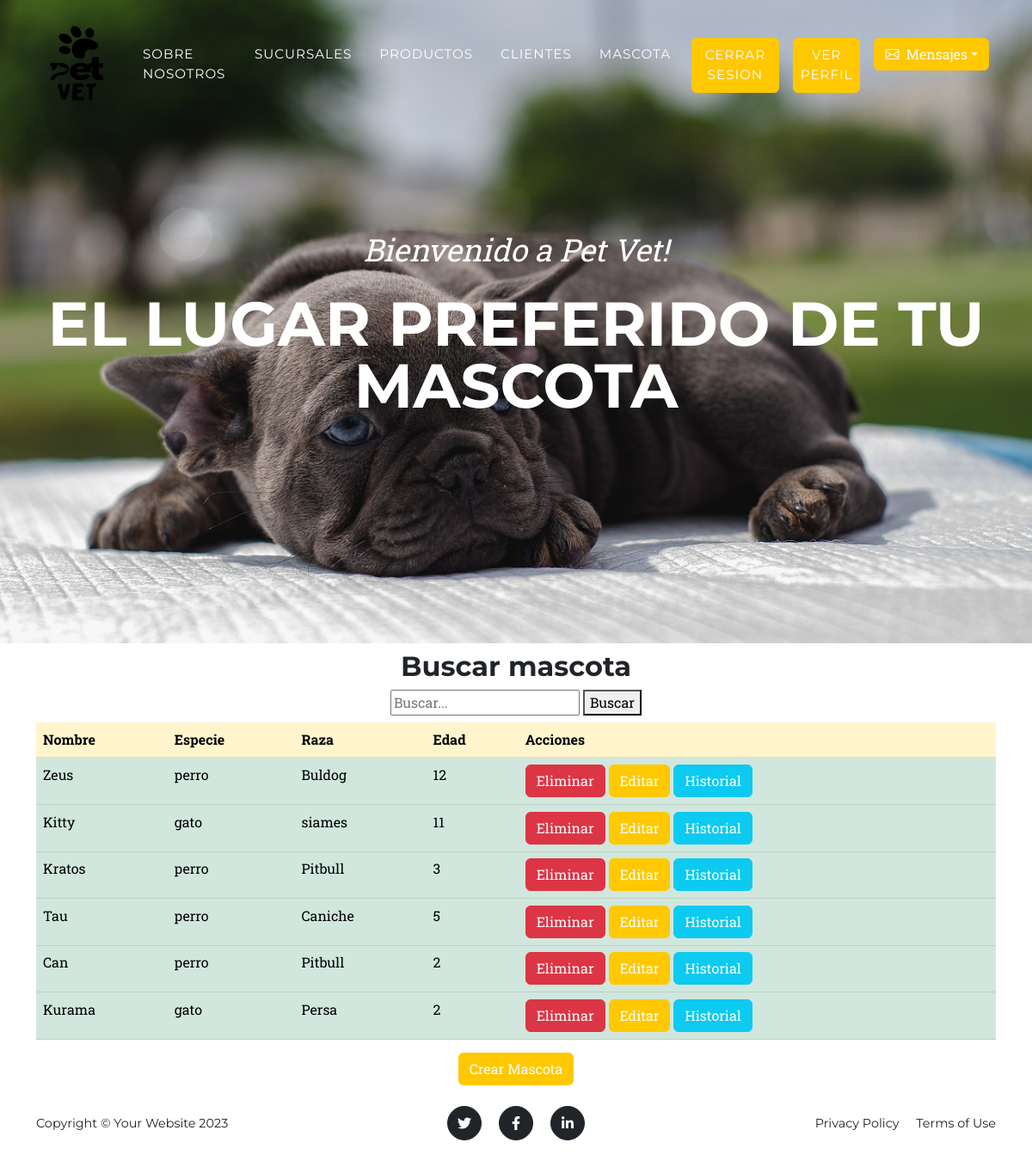
/mascota/ (signed in), run on the app's committed database.
### app_vete/models.py (models this page shows, shortened)
class Mascota(models.Model):
    nombre = models.CharField(max_length=100, null=True)
    especie = models.CharField(max_length=50, choices=[
        ('perro', 'Perro'),
        ('gato', 'Gato'),
        ('pez', 'Pez'),
        ('ave', 'Ave'),
        ('reptil', 'Reptil'),
    ])
    raza = models.CharField(max_length=100)
    edad = models.PositiveIntegerField()
    historial = models.TextField(null=True)

### app_vete/views.py (the view)
# urls.py: path('mascota/', views.mascota, name = "mascota"),
@user_passes_test(lambda u: u.is_superuser)
def mascota(request):
    query = request.GET.get('q')
    if query:
        mascota = Mascota.objects.filter(Q(especie__icontains=query) | Q(edad__icontains=query) | Q(raza__icontains=query)) | Q(nombre__icontains=query)
    else:
        mascota = Mascota.objects.all()
    return render(request,"app_vete/mascota.html", {"mascota": mascota})

### app_vete/templates/app_vete/mascota.html (shortened to what this page needs)
{% extends "app_vete/base.html" %}
{% load static %}
{% block content %}
    <div class ="container">
      <h2 class="text-center mt-2" id="mascota">Buscar mascota</h2>
      <div class="d-flex flex-column align-items-center mb-2">
          <form action="" method="GET">
              <input type="text" name="q" placeholder="Buscar..." required>
              <button type="submit">Buscar</button>
          </form>
      </div>
        <table class="table">
            <thead>
              <tr table class="table-primary">
                <th scope="col">Nombre</th>
                <th scope="col">Especie</th>
                <th scope="col">Raza</th>
                <th scope="col">Edad</th>
                <th scope="col">Acciones</th>
              </tr>
            </thead>
            <tbody>
                {% for mascotas in mascota %}
              <tr table class="table-success">
                <td>{{ mascotas.nombre }}</td>
                <td>{{ mascotas.especie }}</td>
                <td>{{ mascotas.raza }}</td>
                <td>{{ mascotas.edad }}</td>
                <td>
                  {% if user.is_superuser %}
                  <a class="btn btn-danger" href = "{% url 'delete-mascota' mascotas.id %}">Eliminar</a>
                  <a class="btn btn-warning" href = "{% url 'editar-mascota' mascotas.id %}">Editar</a>
                  <a class="btn btn-info" href = "{% url 'historial-mascota' mascotas.id %}">Historial</a>
                  {% else %}
                  <p> No tiene permiso de ediciones </p>
                  {% endif %}
                </td>
              </tr>
              <tr>
                {% endfor %}
            </tbody>
          </table>
    </div>
    {% if user.is_superuser %}
    <div class="text-center">
      <a href="{% url 'mascota-form' %}" class="btn btn-primary">Crear Mascota</a>
    </div>
    {% endif %}
{% endblock %}

### data on the page
Mascota: nombre "Zeus", especie "perro", raza "Buldog", edad "12"
Mascota: nombre "Kitty", especie "gato", raza "siames", edad "11"
Mascota: nombre "Kratos", especie "perro", raza "Pitbull", edad "3"
Mascota: nombre "Tau", especie "perro", raza "Caniche", edad "5"
Mascota: nombre "Can", especie "perro", raza "Pitbull", edad "2"
Mascota: nombre "Kurama", especie "gato", raza "Persa", edad "2"
